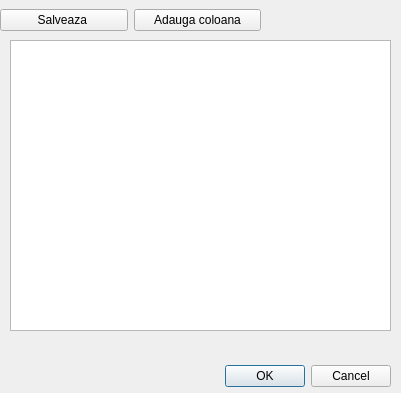
<?xml version="1.0" encoding="UTF-8"?>
<ui version="4.0">
 <class>dcolumn</class>
 <widget class="QDialog" name="dcolumn">
  <property name="geometry">
   <rect>
    <x>0</x>
    <y>0</y>
    <width>401</width>
    <height>393</height>
   </rect>
  </property>
  <property name="windowTitle">
   <string>Dialog</string>
  </property>
  <widget class="QDialogButtonBox" name="buttonBox">
   <property name="geometry">
    <rect>
     <x>50</x>
     <y>360</y>
     <width>341</width>
     <height>32</height>
    </rect>
   </property>
   <property name="orientation">
    <enum>Qt::Horizontal</enum>
   </property>
   <property name="standardButtons">
    <set>QDialogButtonBox::Cancel|QDialogButtonBox::Ok</set>
   </property>
  </widget>
  <widget class="QWidget" name="horizontalLayoutWidget">
   <property name="geometry">
    <rect>
     <x>0</x>
     <y>0</y>
     <width>261</width>
     <height>41</height>
    </rect>
   </property>
   <layout class="QHBoxLayout" name="horizontalLayout">
    <item>
     <widget class="QPushButton" name="editb">
      <property name="text">
       <string>Salveaza </string>
      </property>
     </widget>
    </item>
    <item>
     <widget class="QPushButton" name="addb">
      <property name="text">
       <string>Adauga coloana</string>
      </property>
     </widget>
    </item>
   </layout>
  </widget>
  <widget class="QTextEdit" name="collist">
   <property name="geometry">
    <rect>
     <x>10</x>
     <y>40</y>
     <width>381</width>
     <height>291</height>
    </rect>
   </property>
  </widget>
 </widget>
 <resources/>
 <connections>
  <connection>
   <sender>buttonBox</sender>
   <signal>accepted()</signal>
   <receiver>dcolumn</receiver>
   <slot>accept()</slot>
   <hints>
    <hint type="sourcelabel">
     <x>248</x>
     <y>254</y>
    </hint>
    <hint type="destinationlabel">
     <x>157</x>
     <y>274</y>
    </hint>
   </hints>
  </connection>
  <connection>
   <sender>buttonBox</sender>
   <signal>rejected()</signal>
   <receiver>dcolumn</receiver>
   <slot>reject()</slot>
   <hints>
    <hint type="sourcelabel">
     <x>316</x>
     <y>260</y>
    </hint>
    <hint type="destinationlabel">
     <x>286</x>
     <y>274</y>
    </hint>
   </hints>
  </connection>
 </connections>
</ui>
